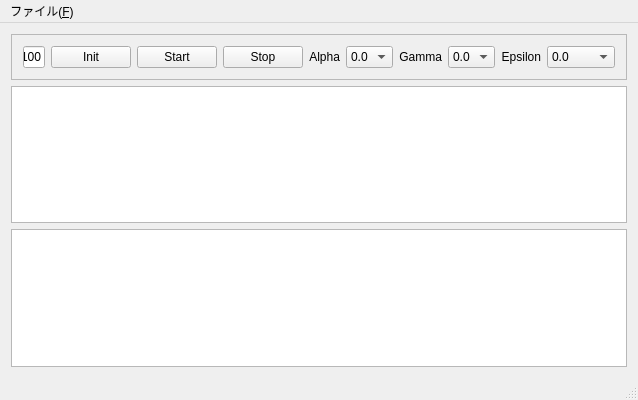
<?xml version="1.0" encoding="UTF-8"?>
<ui version="4.0">
 <class>MainWindow</class>
 <widget class="QMainWindow" name="MainWindow">
  <property name="geometry">
   <rect>
    <x>0</x>
    <y>0</y>
    <width>611</width>
    <height>400</height>
   </rect>
  </property>
  <property name="windowTitle">
   <string>強化学習デモ1</string>
  </property>
  <widget class="QWidget" name="centralWidget">
   <layout class="QVBoxLayout" name="verticalLayout_2">
    <item>
     <widget class="QFrame" name="frame">
      <property name="frameShape">
       <enum>QFrame::StyledPanel</enum>
      </property>
      <property name="frameShadow">
       <enum>QFrame::Raised</enum>
      </property>
      <layout class="QHBoxLayout" name="horizontalLayout">
       <item>
        <widget class="QLineEdit" name="epsCount">
         <property name="text">
          <string>100</string>
         </property>
        </widget>
       </item>
       <item>
        <widget class="QPushButton" name="initButton">
         <property name="text">
          <string>Init</string>
         </property>
        </widget>
       </item>
       <item>
        <widget class="QPushButton" name="startButton">
         <property name="text">
          <string>Start</string>
         </property>
        </widget>
       </item>
       <item>
        <widget class="QPushButton" name="stopButton">
         <property name="text">
          <string>Stop</string>
         </property>
        </widget>
       </item>
       <item>
        <widget class="QLabel" name="label">
         <property name="text">
          <string>Alpha</string>
         </property>
         <property name="alignment">
          <set>Qt::AlignRight|Qt::AlignTrailing|Qt::AlignVCenter</set>
         </property>
        </widget>
       </item>
       <item>
        <widget class="QComboBox" name="alphaCombo">
         <item>
          <property name="text">
           <string>0.0</string>
          </property>
         </item>
         <item>
          <property name="text">
           <string>0.1</string>
          </property>
         </item>
         <item>
          <property name="text">
           <string>0.2</string>
          </property>
         </item>
         <item>
          <property name="text">
           <string>0.3</string>
          </property>
         </item>
         <item>
          <property name="text">
           <string>0.4</string>
          </property>
         </item>
         <item>
          <property name="text">
           <string>0.5</string>
          </property>
         </item>
         <item>
          <property name="text">
           <string>0.6</string>
          </property>
         </item>
         <item>
          <property name="text">
           <string>0.7</string>
          </property>
         </item>
         <item>
          <property name="text">
           <string>0.8</string>
          </property>
         </item>
         <item>
          <property name="text">
           <string>0.9</string>
          </property>
         </item>
         <item>
          <property name="text">
           <string>1.0</string>
          </property>
         </item>
        </widget>
       </item>
       <item>
        <widget class="QLabel" name="label_2">
         <property name="text">
          <string>Gamma</string>
         </property>
         <property name="alignment">
          <set>Qt::AlignRight|Qt::AlignTrailing|Qt::AlignVCenter</set>
         </property>
        </widget>
       </item>
       <item>
        <widget class="QComboBox" name="gammaCombo">
         <item>
          <property name="text">
           <string>0.0</string>
          </property>
         </item>
         <item>
          <property name="text">
           <string>0.1</string>
          </property>
         </item>
         <item>
          <property name="text">
           <string>0.2</string>
          </property>
         </item>
         <item>
          <property name="text">
           <string>0.3</string>
          </property>
         </item>
         <item>
          <property name="text">
           <string>0.4</string>
          </property>
         </item>
         <item>
          <property name="text">
           <string>0.5</string>
          </property>
         </item>
         <item>
          <property name="text">
           <string>0.6</string>
          </property>
         </item>
         <item>
          <property name="text">
           <string>0.7</string>
          </property>
         </item>
         <item>
          <property name="text">
           <string>0.8</string>
          </property>
         </item>
         <item>
          <property name="text">
           <string>0.9</string>
          </property>
         </item>
         <item>
          <property name="text">
           <string>1.0</string>
          </property>
         </item>
        </widget>
       </item>
       <item>
        <widget class="QLabel" name="label_3">
         <property name="text">
          <string>Epsilon</string>
         </property>
         <property name="alignment">
          <set>Qt::AlignRight|Qt::AlignTrailing|Qt::AlignVCenter</set>
         </property>
        </widget>
       </item>
       <item>
        <widget class="QComboBox" name="epsilonCombo">
         <item>
          <property name="text">
           <string>0.0</string>
          </property>
         </item>
         <item>
          <property name="text">
           <string>0.0001</string>
          </property>
         </item>
         <item>
          <property name="text">
           <string>0.001</string>
          </property>
         </item>
         <item>
          <property name="text">
           <string>0.01</string>
          </property>
         </item>
         <item>
          <property name="text">
           <string>0.1</string>
          </property>
         </item>
        </widget>
       </item>
      </layout>
     </widget>
    </item>
    <item>
     <widget class="QGraphicsView" name="graphicsView"/>
    </item>
    <item>
     <widget class="QTextEdit" name="textEdit"/>
    </item>
   </layout>
  </widget>
  <widget class="QMenuBar" name="menuBar">
   <property name="geometry">
    <rect>
     <x>0</x>
     <y>0</y>
     <width>611</width>
     <height>25</height>
    </rect>
   </property>
   <widget class="QMenu" name="menu_File">
    <property name="title">
     <string>ファイル(&amp;F)</string>
    </property>
    <addaction name="action_Exit"/>
   </widget>
   <addaction name="menu_File"/>
  </widget>
  <widget class="QStatusBar" name="statusBar"/>
  <action name="action_Exit">
   <property name="text">
    <string>終了(&amp;X)</string>
   </property>
  </action>
 </widget>
 <layoutdefault spacing="6" margin="11"/>
 <resources/>
 <connections>
  <connection>
   <sender>action_Exit</sender>
   <signal>triggered()</signal>
   <receiver>MainWindow</receiver>
   <slot>close()</slot>
   <hints>
    <hint type="sourcelabel">
     <x>-1</x>
     <y>-1</y>
    </hint>
    <hint type="destinationlabel">
     <x>299</x>
     <y>199</y>
    </hint>
   </hints>
  </connection>
 </connections>
</ui>
